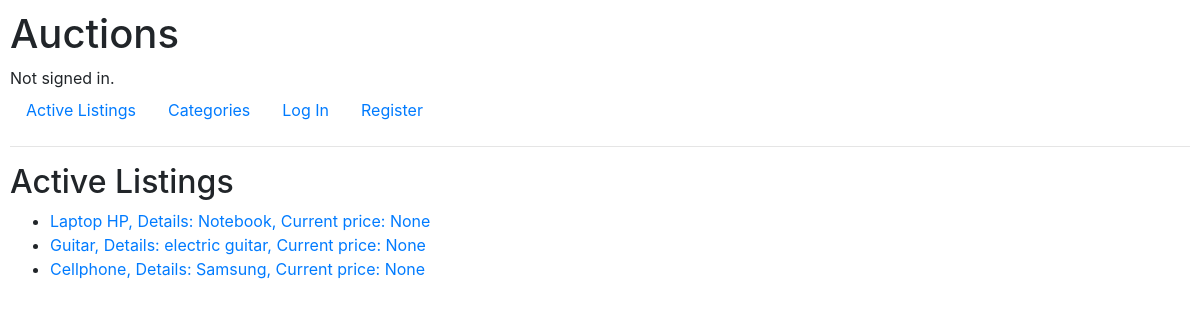
Before: / with the older database file.
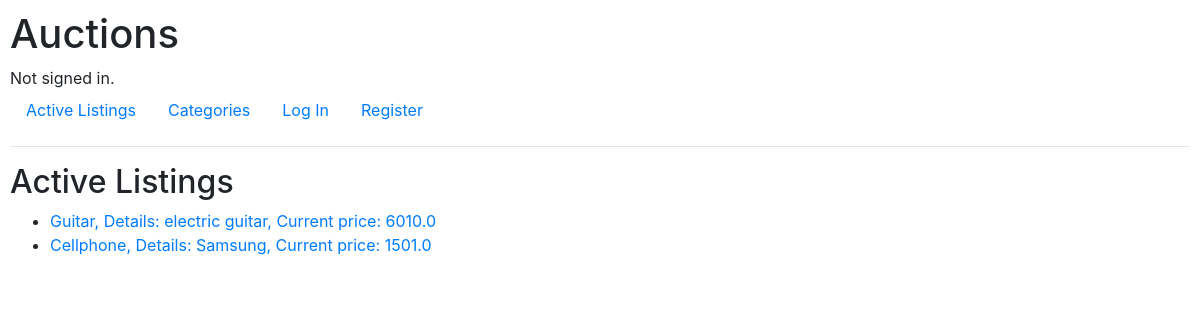
After: the same page with the newer database file.
### auctions/models.py (models this page shows, shortened)
class Listing(models.Model):
    title = models.CharField(max_length=64)
    description = models.TextField(max_length=300)
    starting_price = models.FloatField()
    currency = models.CharField(max_length=4)
    image_url = models.URLField(null=True, blank=True)
    is_active = models.BooleanField(default=True)
    category = models.ForeignKey(Category, on_delete=models.CASCADE, related_name="listings")
    user = models.ForeignKey(User, on_delete=models.CASCADE, related_name="listings")
    @property
    def current_price(self):
        max_amount = Bid.objects.filter(listing=self).aggregate(Max("amount"))
        if max_amount:
            return max_amount["amount__max"]
        return self.starting_price

### auctions/views.py (the view)
# urls.py: path("", views.index, name="index"),
def index(request):
    listings =  Listing.objects.filter(is_active = True)
    category_id = request.GET.get("category_id")
    if category_id:
        listings = listings.filter(category_id=category_id)
    return render(request, "auctions/index.html", {
        "listings": listings
    })

### auctions/templates/auctions/index.html
{% extends "auctions/layout.html" %}
{% block body %}
    {% if listings %}
        <h2>Active Listings</h2>
            <ul>
                {% for listing in listings %}
                <li>
                    <a href="{% url 'listing' listing.id %}"> {{listing.title}}, Details: {{listing.description}}, Current price: {{ listing.current_price }} </a>
                </li>
                {% endfor %}
            </ul>
    {% else %}
        <h3> No active listings for this category </h3>
    {% endif %}
{% endblock %}

Changed rows visible on the page:
no longer on this page (row edited): Listing: title "Laptop HP", description "Notebook", current_price "None"
computed for Listing "Guitar": current_price "None" → "6010.0"
computed for Listing "Cellphone": current_price "None" → "1501.0"
